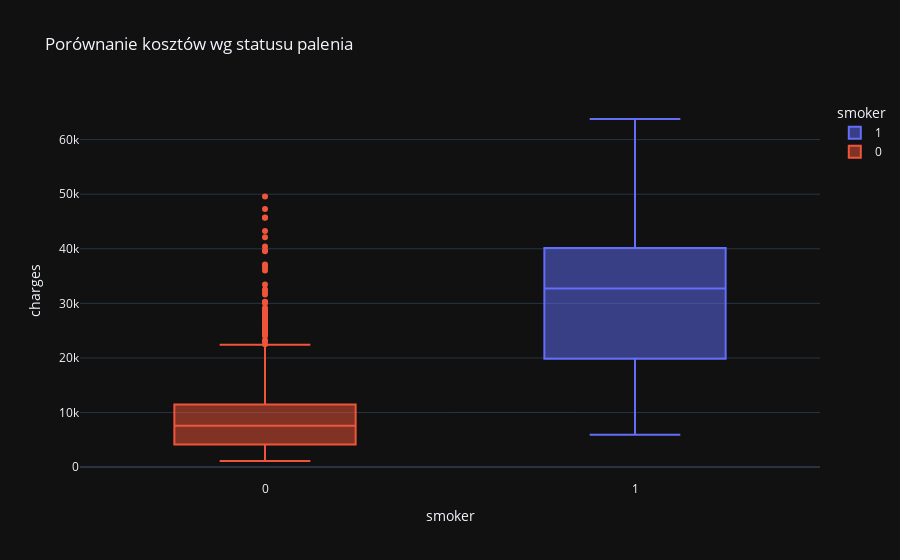

Notebook code cell kept with this figure:
### Code cell
fig3 = px.box(
    data, x='smoker', y='charges', color='smoker',
    title="Porównanie kosztów wg statusu palenia"
)
fig3.show()

### Figure 1 — Plotly figure (JSON) as saved in the notebook; plotly's stock layout.template omitted (floating-point values rounded to 4 significant figures; data arrays with more than 128 entries replaced by an {"elided": "..."} marker saying what was removed)
{"data": [{"alignmentgroup": "True", "hovertemplate": "smoker=%{x}<br>charges=%{y}<extra></extra>", "legendgroup": "1", "marker": {"color": "#636efa"}, "name": "1", "notched": false, "offsetgroup": "1", "orientation": "v", "showlegend": true, "x": {"elided": "247 int values"}, "x0": " ", "xaxis": "x", "y": {"elided": "247 float values"}, "y0": " ", "yaxis": "y", "type": "box"}, {"alignmentgroup": "True", "hovertemplate": "smoker=%{x}<br>charges=%{y}<extra></extra>", "legendgroup": "0", "marker": {"color": "#EF553B"}, "name": "0", "notched": false, "offsetgroup": "0", "orientation": "v", "showlegend": true, "x": {"elided": "1091 int values"}, "x0": " ", "xaxis": "x", "y": {"elided": "1091 float values"}, "y0": " ", "yaxis": "y", "type": "box"}], "layout": {"xaxis": {"anchor": "y", "domain": [0.0, 1.0], "title": {"text": "smoker"}, "categoryorder": "array", "categoryarray": [1, 0]}, "yaxis": {"anchor": "x", "domain": [0.0, 1.0], "title": {"text": "charges"}}, "legend": {"title": {"text": "smoker"}, "tracegroupgap": 0}, "title": {"text": "Porównanie kosztów wg statusu palenia"}, "boxmode": "overlay"}}
